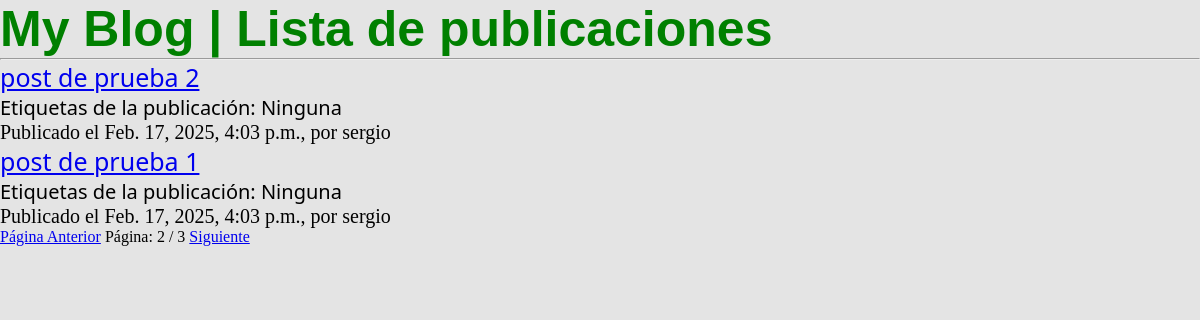
The page /blog/lista/?pagina=2 on the database its author committed.
### blog/models.py (models this page shows, shortened)
class Post(models.Model):
    STATUS_CHOICES = (
        ('borrador', 'Borrador'),
        ('publicado', 'Publicado'),
    )
    titulo = models.CharField(max_length=250)
    tema = models.CharField(max_length=250, unique_for_date='publicado')
    autor = models.ForeignKey(User, on_delete=models.CASCADE)
    cuerpo = models.TextField()
    publicado = models.DateTimeField(default=timezone.now)
    actualizado = models.DateTimeField(auto_now=True)
    estado = models.CharField(max_length=10, choices=STATUS_CHOICES, default='borrador')
    class Meta:
        ordering = ('-publicado',)
    def obtener_url_absoluto(self):
        return reverse('blog:detalles', args=[self.titulo, self.tema])
    tags = TaggableManager()

### blog/views.py (the view)
# urls.py: path('lista/', Lista_de_publicaciones, name='lista'),
def Lista_de_publicaciones(request, tag_slug=None):
    tag = None
    object_list = Post.objects.all()  # Inicializa object_list con todos los posts
    if tag_slug:
        tag = get_object_or_404(Tag, slug=tag_slug)
        object_list = object_list.filter(tags__in=[tag])  # Filtra solo si hay un tag
    paginacion = Paginator(object_list, 2)  # La paginación va después de la consulta
    pagina = request.GET.get('pagina')
    try:
        publicaciones = paginacion.page(pagina)
    except PageNotAnInteger:
        publicaciones = paginacion.page(1)
    except EmptyPage:
        publicaciones = paginacion.page(paginacion.num_pages)
    return render(request, 'lista_posts.html', {'publicaciones': publicaciones, 'tag': tag})

### blog/templates/lista_posts.html (shortened to what this page needs)
{% load static %}
<!DOCTYPE html>
<html lang="es">
<head>
    <link rel="stylesheet" href="{% static 'css/style.css' %}">
</head>
<body>
    <h1>My Blog | Lista de publicaciones</h1>
    <hr>
    {% for post in publicaciones %}
        <h2>
            <a href="{{post.obtener_url_absoluto}}">
                {{ post.titulo }}
            </a>
            <p class="tags"> Etiquetas de la publicación:
                {% if post.tags.all.count > 0 %}  {% for tag in post.tags.all %}
                        <a href="{% url 'blog:lista_tags' tag.slug %}">
                            {{ tag.name }}
                        </a>
                    {% if not forloop.last %}, {% endif %}
                    {% endfor %}
                {% else %}
                    Ninguna
                {% endif %}
            </p>
        </h2>
        <p>
            Publicado el {{ post.publicado }}, por {{post.autor}}
        </p>
    {% endfor %}
    <div id="paginacion">
        <span>
            {% if publicaciones.has_previous %}
                <a href="?pagina={{publicaciones.previous_page_number}}">Página Anterior</a>
            {% endif %}
            <span>
                Página: {{ publicaciones.number }} / {{ publicaciones.paginator.num_pages }}
            </span>
            {% if publicaciones.has_next %}
            <a href="?pagina={{publicaciones.next_page_number}}">Siguiente</a>
            {% endif %}
        </span>
    </div>
</body>
</html>

### blog/static/css/style.css (style rules this page uses)
* { margin: 0; padding: 0; box-sizing: border-box; }
body { background: rgb(228, 228, 228); }
h1 { font-family: 'Lucida Sans', sans-serif; font-size: 50px; font-weight: 600; color: green; }
h2 { font-family: 'Segoe UI', sans-serif; font-size: 25px; font-weight: 500; color: green; }
p { font-size: 20px; font-weight: 400; color: black; }

### rows shown on the page
Post: titulo "post de prueba 2", shows "Ninguna", publicado "Feb. 17, 2025, 4:03 p.m.", autor "sergio"
Post: titulo "post de prueba 1", shows "Ninguna", publicado "Feb. 17, 2025, 4:03 p.m.", autor "sergio"

### other values the page prints
{{ publicaciones.number }} "2"
{{ publicaciones.paginator.num_pages }} "3"
